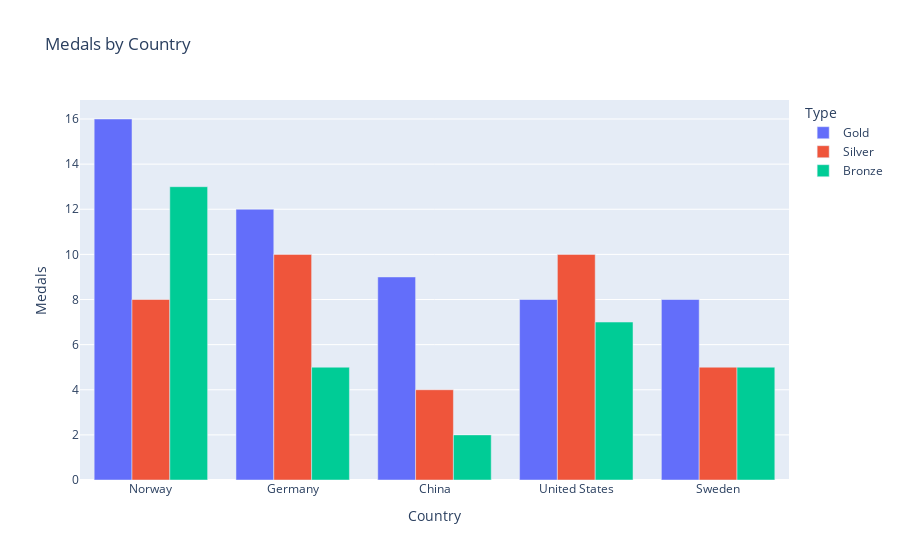

The cell this chart's notebook holds for it:
### Code cell
import plotly.express as px

fig = px.bar(medals, x='Country', y=['Gold', 'Silver', 'Bronze'], title='Medals by Country', labels={'value':'Medals', 'variable':'Type'}, barmode='group')
fig.show()

### Figure 1 — Plotly figure (JSON) as saved in the notebook; plotly's stock layout.template omitted (floating-point values rounded to 4 significant figures)
{"data": [{"alignmentgroup": "True", "hovertemplate": "Type=Gold<br>Country=%{x}<br>Medals=%{y}<extra></extra>", "legendgroup": "Gold", "marker": {"color": "#636efa", "pattern": {"shape": ""}}, "name": "Gold", "offsetgroup": "Gold", "orientation": "v", "showlegend": true, "textposition": "auto", "type": "bar", "x": ["Norway", "Germany", "China", "United States", "Sweden"], "xaxis": "x", "y": [16, 12, 9, 8, 8], "yaxis": "y"}, {"alignmentgroup": "True", "hovertemplate": "Type=Silver<br>Country=%{x}<br>Medals=%{y}<extra></extra>", "legendgroup": "Silver", "marker": {"color": "#EF553B", "pattern": {"shape": ""}}, "name": "Silver", "offsetgroup": "Silver", "orientation": "v", "showlegend": true, "textposition": "auto", "type": "bar", "x": ["Norway", "Germany", "China", "United States", "Sweden"], "xaxis": "x", "y": [8, 10, 4, 10, 5], "yaxis": "y"}, {"alignmentgroup": "True", "hovertemplate": "Type=Bronze<br>Country=%{x}<br>Medals=%{y}<extra></extra>", "legendgroup": "Bronze", "marker": {"color": "#00cc96", "pattern": {"shape": ""}}, "name": "Bronze", "offsetgroup": "Bronze", "orientation": "v", "showlegend": true, "textposition": "auto", "type": "bar", "x": ["Norway", "Germany", "China", "United States", "Sweden"], "xaxis": "x", "y": [13, 5, 2, 7, 5], "yaxis": "y"}], "layout": {"barmode": "group", "legend": {"title": {"text": "Type"}, "tracegroupgap": 0}, "title": {"text": "Medals by Country"}, "xaxis": {"anchor": "y", "domain": [0, 1], "title": {"text": "Country"}}, "yaxis": {"anchor": "x", "domain": [0, 1], "title": {"text": "Medals"}}}}
